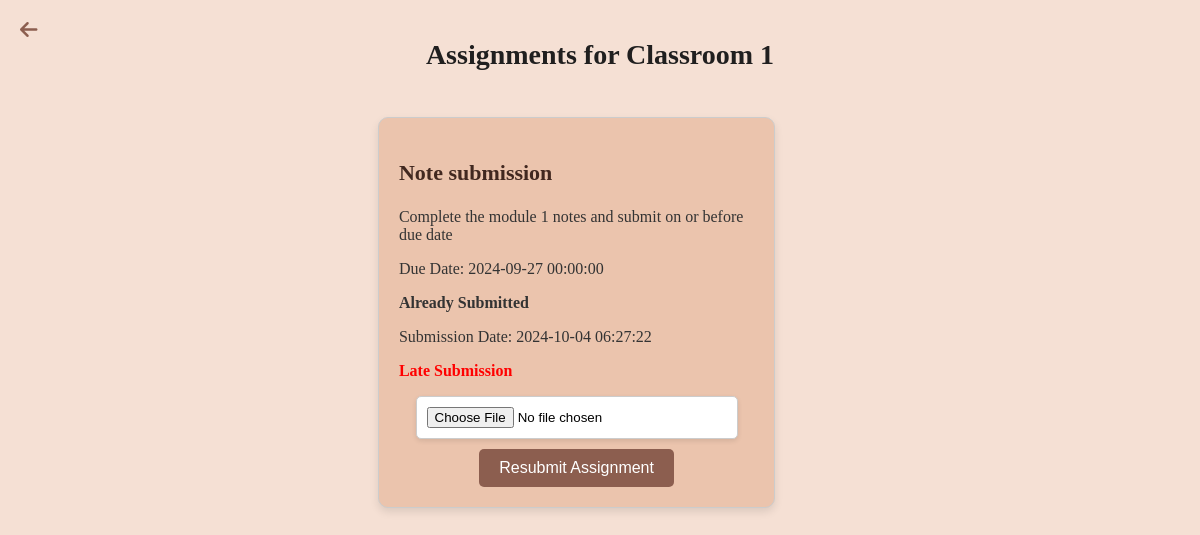
Page /public/assignments.php?classroom=1 (signed in) on the committed database.
### tables this page shows
CREATE TABLE `assignments` (
  `assignment_id` int(11) NOT NULL,
  `classroom_id` int(11) DEFAULT NULL,
  `teacher_id` int(11) DEFAULT NULL,
  `assignment_title` varchar(255) NOT NULL,
  `description` text DEFAULT NULL,
  `due_date` datetime DEFAULT NULL
);

CREATE TABLE `student_assignments` (
  `submission_id` int(11) NOT NULL,
  `student_id` int(11) NOT NULL,
  `assignment_id` int(11) NOT NULL,
  `grade` decimal(5,2) DEFAULT NULL,
  `feedback` text DEFAULT NULL,
  `submission_file_path` varchar(255) NOT NULL,
  `submitted_at` timestamp NOT NULL DEFAULT current_timestamp()
);

### models/Assignment.php (called while the page is built, shortened)
<?php
require_once '../config/database.php';
class  Assignment{
    private $db;
    public function __construct() {
        global $conn;
        $this->db = $conn;
    }
    public function getAssignmentsForClassroom($classroomId) {
        $query = "SELECT * FROM assignments WHERE classroom_id = $classroomId";
        $result = mysqli_query($this->db, $query);
        return mysqli_fetch_all($result, MYSQLI_ASSOC);
    }
     public function getStudentSubmission($assignmentId, $studentId) {
        $query = "SELECT * FROM student_assignments WHERE assignment_id = $assignmentId AND student_id = $studentId";
        $result = mysqli_query($this->db, $query);
        if ($result && mysqli_num_rows($result) > 0) {
            return mysqli_fetch_assoc($result);
        }
        return null;
    }
}
?>

### public/assignments.php (the view, shortened to what this page needs)
<?php
require_once '../config/database.php';
require_once '../models/Assignment.php';
include '../includes/back_button.php';
$assignmentModel = new Assignment();
$classroomId = isset($_GET['classroom']) ? intval($_GET['classroom']) : 0;
$assignments = $assignmentModel->getAssignmentsForClassroom($classroomId);
$studentId = $_SESSION['user_id'];
$role = $_SESSION['role'];
?>
<!DOCTYPE html>
<html lang="en">
<head>
    <link rel="stylesheet" href="../assets/css/assignments.css">
</head>
<body>
<div class="container">
    <h1>Assignments for Classroom <?php echo $classroomId; ?></h1>
    <?php if (!empty($assignments)): ?>
        <ul>
            <?php foreach ($assignments as $assignment): ?>
                <li>
                    <h3><?php echo htmlspecialchars($assignment['assignment_title']); ?></h3>
                    <p><?php echo htmlspecialchars($assignment['description']); ?></p>
                    <p>Due Date: <?php echo htmlspecialchars($assignment['due_date']); ?></p>
                    <?php
                    $submission = $assignmentModel->getStudentSubmission($assignment['assignment_id'], $studentId);
                    $isLate = strtotime($assignment['due_date']) < time();
                    ?>
                    <?php if ($role === 'student'): ?>
                        <?php if ($submission): ?>
                            <p><strong>Already Submitted</strong></p>
                            <p>Submission Date: <?php echo htmlspecialchars($submission['submitted_at']); ?></p>
                            <?php if ($isLate): ?>
                                <p style="color: red;"><strong>Late Submission</strong></p>
                            <?php endif; ?>
                            <form action="assignments.php?classroom=<?php echo $classroomId; ?>" method="post" enctype="multipart/form-data">
                                <input type="file" name="submission_file" required>
                                <button type="submit" name="submit_assignment">Resubmit Assignment</button>
                            </form>
                        <?php endif; ?>
                    <?php elseif ($role === 'teacher'): ?>
                        <a href="grade_assignment.php?assignment_id=<?php echo $assignment['assignment_id']; ?>">Grade Submissions</a>
                    <?php endif; ?>
                </li>
            <?php endforeach; ?>
        </ul>
    <?php else: ?>
        <p>No assignments available for this classroom.</p>
    <?php endif; ?>
</div>
</body>
</html>

### assets/css/assignments.css (style rules this page uses)
body { margin: 0; padding: 0; background-color: #f5e0d4; }
.container { display: flex; flex-direction: column; align-items: center; padding: 20px; max-width: 1200px; margin: 0 auto; }
h1 { text-align: center; color: #201f1f; font-size: 28px; margin-bottom: 30px; }
ul { list-style-type: none; padding: 0; }
li { background-color: #ebc4ad; border: 1px solid #ccc; border-radius: 10px; padding: 20px; margin-bottom: 20px; width: 80%; box-shadow: 0 4px 8px rgba(0, 0, 0, 0.1); }
li h3 { color: #412820; font-size: 22px; }
li p { color: #333; font-size: 16px; }
form { display: flex; flex-direction: column; align-items: center; margin-top: 10px; }
form input[type="file"] { padding: 10px; margin-bottom: 10px; border-radius: 5px; background-color: #fff; border: 1px solid #ccc; width: 100%; max-width: 300px; box-shadow: 0 2px 5px rgba(0, 0, 0, 0.1); }
form button { background-color: #8c5e4f; color: #fff; padding: 10px 20px; border: none; border-radius: 5px; cursor: pointer; font-size: 16px; }

### rows in the picture
assignments: assignment_title "Note submission", description "Complete the module 1 notes and submit on or before due date", due_date "2024-09-27 00:00:00", student_assignments.submitted_at "2024-10-04 06:27:22", shows "Late Submission"

### other values in the picture
$classroomId "1"
